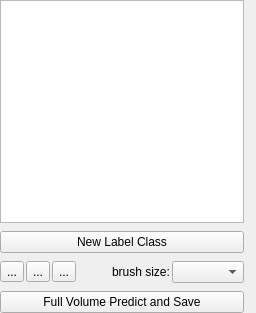
<?xml version="1.0" encoding="UTF-8"?>
<ui version="4.0">
 <class>containingWidget</class>
 <widget class="QWidget" name="containingWidget">
  <property name="geometry">
   <rect>
    <x>0</x>
    <y>0</y>
    <width>256</width>
    <height>313</height>
   </rect>
  </property>
  <property name="sizePolicy">
   <sizepolicy hsizetype="Preferred" vsizetype="Preferred">
    <horstretch>1</horstretch>
    <verstretch>0</verstretch>
   </sizepolicy>
  </property>
  <property name="minimumSize">
   <size>
    <width>256</width>
    <height>0</height>
   </size>
  </property>
  <property name="baseSize">
   <size>
    <width>0</width>
    <height>0</height>
   </size>
  </property>
  <property name="windowTitle">
   <string>Form</string>
  </property>
  <layout class="QHBoxLayout" name="horizontalLayout_2">
   <property name="leftMargin">
    <number>0</number>
   </property>
   <property name="topMargin">
    <number>0</number>
   </property>
   <property name="rightMargin">
    <number>12</number>
   </property>
   <property name="bottomMargin">
    <number>0</number>
   </property>
   <item>
    <layout class="QVBoxLayout" name="verticalLayout">
     <property name="spacing">
      <number>8</number>
     </property>
     <item>
      <widget class="LabelListView" name="labelListView">
       <property name="sizePolicy">
        <sizepolicy hsizetype="Minimum" vsizetype="MinimumExpanding">
         <horstretch>0</horstretch>
         <verstretch>0</verstretch>
        </sizepolicy>
       </property>
       <property name="minimumSize">
        <size>
         <width>0</width>
         <height>192</height>
        </size>
       </property>
      </widget>
     </item>
     <item>
      <widget class="QPushButton" name="AddLabelButton">
       <property name="styleSheet">
        <string notr="true"/>
       </property>
       <property name="text">
        <string>New Label Class</string>
       </property>
      </widget>
     </item>
     <item>
      <layout class="QHBoxLayout" name="horizontalLayout">
       <property name="spacing">
        <number>2</number>
       </property>
       <property name="sizeConstraint">
        <enum>QLayout::SetDefaultConstraint</enum>
       </property>
       <item>
        <widget class="QToolButton" name="arrowToolButton">
         <property name="text">
          <string>...</string>
         </property>
        </widget>
       </item>
       <item>
        <widget class="QToolButton" name="paintToolButton">
         <property name="text">
          <string>...</string>
         </property>
        </widget>
       </item>
       <item>
        <widget class="QToolButton" name="eraserToolButton">
         <property name="text">
          <string>...</string>
         </property>
         <property name="autoRaise">
          <bool>false</bool>
         </property>
        </widget>
       </item>
       <item>
        <spacer name="horizontalSpacer_3">
         <property name="orientation">
          <enum>Qt::Horizontal</enum>
         </property>
         <property name="sizeHint" stdset="0">
          <size>
           <width>20</width>
           <height>20</height>
          </size>
         </property>
        </spacer>
       </item>
       <item>
        <widget class="QLabel" name="brushSizeCaption">
         <property name="text">
          <string>brush size:</string>
         </property>
        </widget>
       </item>
       <item>
        <widget class="QComboBox" name="brushSizeComboBox">
         <property name="sizePolicy">
          <sizepolicy hsizetype="Expanding" vsizetype="Fixed">
           <horstretch>0</horstretch>
           <verstretch>0</verstretch>
          </sizepolicy>
         </property>
         <property name="sizeAdjustPolicy">
          <enum>QComboBox::AdjustToContents</enum>
         </property>
        </widget>
       </item>
      </layout>
     </item>
     <item>
      <widget class="QPushButton" name="savePredictionsButton">
       <property name="toolTip">
        <string>Compute predictions for your entire dataset (all images) and save the project</string>
       </property>
       <property name="text">
        <string>Full Volume Predict and Save</string>
       </property>
      </widget>
     </item>
    </layout>
   </item>
  </layout>
 </widget>
 <customwidgets>
  <customwidget>
   <class>LabelListView</class>
   <extends>QTableView</extends>
   <header>ilastik.widgets.labelListView</header>
  </customwidget>
 </customwidgets>
 <resources/>
 <connections/>
</ui>
